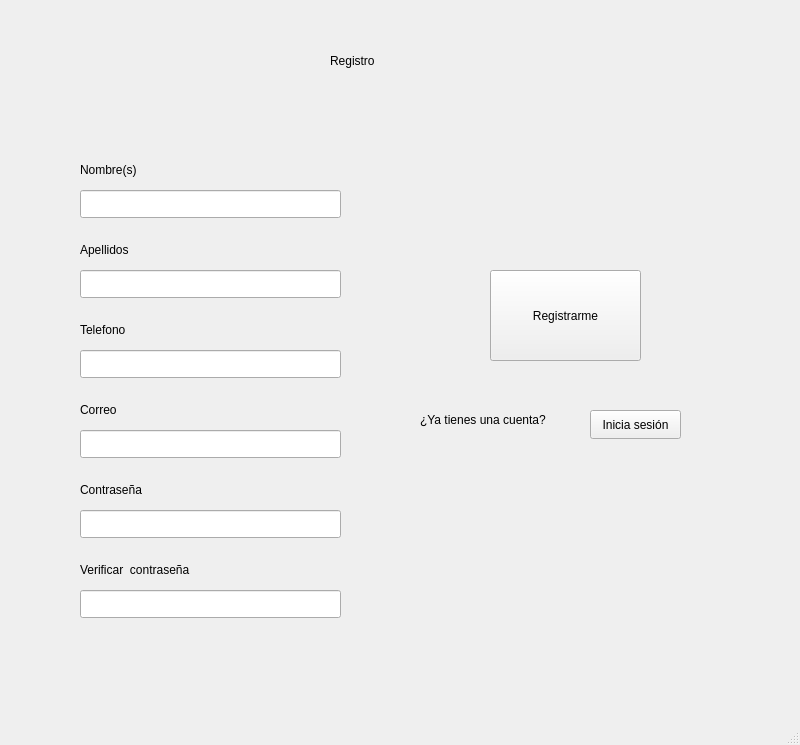
<?xml version="1.0" encoding="UTF-8"?>
<ui version="4.0">
 <class>Pagina_registro</class>
 <widget class="QMainWindow" name="Pagina_registro">
  <property name="geometry">
   <rect>
    <x>0</x>
    <y>0</y>
    <width>800</width>
    <height>745</height>
   </rect>
  </property>
  <property name="windowTitle">
   <string>MainWindow</string>
  </property>
  <widget class="QWidget" name="centralwidget">
   <widget class="QLabel" name="label">
    <property name="geometry">
     <rect>
      <x>330</x>
      <y>0</y>
      <width>151</width>
      <height>121</height>
     </rect>
    </property>
    <property name="styleSheet">
     <string notr="true">font: 24pt &quot;Segoe UI&quot;;</string>
    </property>
    <property name="text">
     <string>Registro</string>
    </property>
   </widget>
   <widget class="QLabel" name="label_2">
    <property name="geometry">
     <rect>
      <x>80</x>
      <y>160</y>
      <width>91</width>
      <height>20</height>
     </rect>
    </property>
    <property name="text">
     <string>Nombre(s)</string>
    </property>
   </widget>
   <widget class="QLineEdit" name="texto_nombre">
    <property name="geometry">
     <rect>
      <x>80</x>
      <y>190</y>
      <width>261</width>
      <height>28</height>
     </rect>
    </property>
   </widget>
   <widget class="QLabel" name="label_3">
    <property name="geometry">
     <rect>
      <x>80</x>
      <y>240</y>
      <width>63</width>
      <height>20</height>
     </rect>
    </property>
    <property name="text">
     <string>Apellidos</string>
    </property>
   </widget>
   <widget class="QLineEdit" name="texto_apellidos">
    <property name="geometry">
     <rect>
      <x>80</x>
      <y>270</y>
      <width>261</width>
      <height>28</height>
     </rect>
    </property>
   </widget>
   <widget class="QLineEdit" name="telefono">
    <property name="geometry">
     <rect>
      <x>80</x>
      <y>350</y>
      <width>261</width>
      <height>28</height>
     </rect>
    </property>
   </widget>
   <widget class="QLineEdit" name="correo">
    <property name="geometry">
     <rect>
      <x>80</x>
      <y>430</y>
      <width>261</width>
      <height>28</height>
     </rect>
    </property>
   </widget>
   <widget class="QLabel" name="label_4">
    <property name="geometry">
     <rect>
      <x>80</x>
      <y>400</y>
      <width>63</width>
      <height>20</height>
     </rect>
    </property>
    <property name="text">
     <string>Correo</string>
    </property>
   </widget>
   <widget class="QLabel" name="label_5">
    <property name="geometry">
     <rect>
      <x>80</x>
      <y>320</y>
      <width>91</width>
      <height>20</height>
     </rect>
    </property>
    <property name="text">
     <string>Telefono</string>
    </property>
   </widget>
   <widget class="QLineEdit" name="password_2">
    <property name="geometry">
     <rect>
      <x>80</x>
      <y>590</y>
      <width>261</width>
      <height>28</height>
     </rect>
    </property>
   </widget>
   <widget class="QLineEdit" name="password_1">
    <property name="geometry">
     <rect>
      <x>80</x>
      <y>510</y>
      <width>261</width>
      <height>28</height>
     </rect>
    </property>
   </widget>
   <widget class="QLabel" name="label_6">
    <property name="geometry">
     <rect>
      <x>80</x>
      <y>480</y>
      <width>91</width>
      <height>20</height>
     </rect>
    </property>
    <property name="text">
     <string>Contraseña</string>
    </property>
   </widget>
   <widget class="QLabel" name="label_7">
    <property name="geometry">
     <rect>
      <x>80</x>
      <y>560</y>
      <width>181</width>
      <height>20</height>
     </rect>
    </property>
    <property name="text">
     <string>Verificar  contraseña</string>
    </property>
   </widget>
   <widget class="QPushButton" name="registro">
    <property name="geometry">
     <rect>
      <x>490</x>
      <y>270</y>
      <width>151</width>
      <height>91</height>
     </rect>
    </property>
    <property name="text">
     <string>Registrarme</string>
    </property>
   </widget>
   <widget class="QLabel" name="label_8">
    <property name="geometry">
     <rect>
      <x>420</x>
      <y>410</y>
      <width>161</width>
      <height>20</height>
     </rect>
    </property>
    <property name="text">
     <string>¿Ya tienes una cuenta? </string>
    </property>
   </widget>
   <widget class="QPushButton" name="inicio_sesion">
    <property name="geometry">
     <rect>
      <x>590</x>
      <y>410</y>
      <width>91</width>
      <height>29</height>
     </rect>
    </property>
    <property name="text">
     <string>Inicia sesión</string>
    </property>
   </widget>
   <widget class="QLabel" name="error">
    <property name="geometry">
     <rect>
      <x>450</x>
      <y>210</y>
      <width>231</width>
      <height>20</height>
     </rect>
    </property>
    <property name="styleSheet">
     <string notr="true">color: rgb(255, 0, 0)</string>
    </property>
    <property name="text">
     <string/>
    </property>
   </widget>
  </widget>
  <widget class="QMenuBar" name="menubar">
   <property name="geometry">
    <rect>
     <x>0</x>
     <y>0</y>
     <width>800</width>
     <height>25</height>
    </rect>
   </property>
  </widget>
  <widget class="QStatusBar" name="statusbar"/>
 </widget>
 <resources/>
 <connections/>
</ui>
